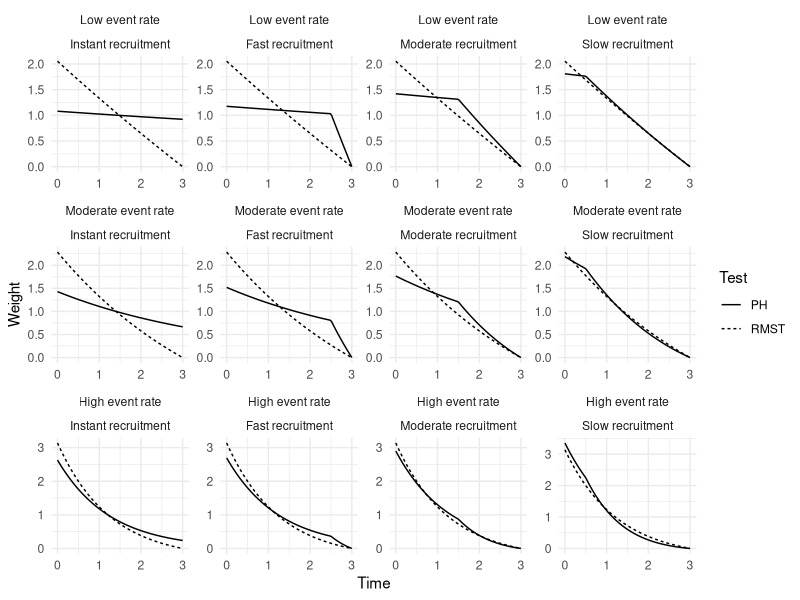

This chart was generated by the following R code:
#-------------------------------------------------------------
# Load required libraries, checking if installed first
#-------------------------------------------------------------
check_and_install_packages <- function(pkg) {
  new_pkg <- pkg[!(pkg %in% installed.packages()[, "Package"])]
  if (length(new_pkg)) {
    install.packages(new_pkg)
  }
  invisible(lapply(pkg, library, character.only = TRUE))
}

required_packages <- c("dplyr", "purrr", "ggplot2")
check_and_install_packages(required_packages)


#-------------------------------------------------------------
# Main function for plotting weight functions for simulation scenarios
#-------------------------------------------------------------
plot_weight_f <- function(s_1 = 0.9, rec_period = 0.001, hr = 0.67, max_t = 3.001, tau_target = 3) {
  
  # Classify event rate based on s_1 value
  event_rate <- dplyr::case_when(
    s_1 == 0.9 ~ "Low",
    s_1 == 0.6 ~ "Moderate",
    s_1 == 0.2 ~ "High",
    TRUE ~ as.character(s_1)
  )
  
  # Classify recruitment rate based on rec_period value
  rec_rate <- dplyr::case_when(
    rec_period == 0.001 ~ "Instant",
    rec_period == 0.5 ~ "Fast",
    rec_period == 1.5 ~ "Moderate",
    rec_period == 2.5 ~ "Slow",
    TRUE ~ as.character(rec_period)
  )
  
  # Compute the control and experimental hazard rates
  lambda_e <- -log(s_1) / 3  # Experimental arm rate
  lambda_c <- lambda_e / hr  # Control arm rate (adjusted for hazard ratio)
  
  # Create a time sequence to evaluate the weight functions
  t_seq <- seq(0, tau_target, length.out = 100)
  
  ## Calculate survival functions
  # Censoring survival: proportion of subjects remaining in the trial at time t
  surv_c <- 1 - pmax(0, (t_seq - (max_t - rec_period)) / rec_period)
  
  # Control arm survival: exponential survival curve based on the control rate
  surv_0 <- exp(-lambda_c * t_seq)
  
  ## Calculate weights for the two tests
  # Log-Rank weight: product of censoring and control survival probabilities
  w_lr <- surv_c * surv_0
  
  # RMST weight: restricted mean survival time weight function
  w_rmst <- (exp(-lambda_c * t_seq) - exp(-lambda_c * tau_target)) / (1 - exp(-lambda_c * tau_target))
  
  # Normalize weights and prepare data for plotting
  out_dat <- data.frame(
    Time = rep(t_seq, 2),  # Time points
    Weight = c(w_lr / mean(w_lr), w_rmst / mean(w_rmst)),  # Normalized weights
    Test = rep(c("PH", "RMST"), each = length(t_seq)),  # Test types
    event_rate = event_rate,  # Event rate category
    rec_rate = rec_rate  # Recruitment rate category
  )
  
  return(out_dat)
}


#-------------------------------------------------------------
# Set up parameters for event rates and recruitment periods
#-------------------------------------------------------------

s_1_values <- c(0.9, 0.6, 0.2)  # Event rates (low, moderate, high)
rec_period_values <- c(0.001, 0.5, 1.5, 2.5)  # Recruitment periods (instant, fast, moderate, slow)

#-------------------------------------------------------------
# Generate combinations of event rates and recruitment periods using expand.grid
# Apply plot_weight_f across these combinations using purrr::map2_df
#-------------------------------------------------------------

p_res <- purrr::map2_df(
  expand.grid(s_1_values, rec_period_values)[, 1],  # Event rates
  expand.grid(s_1_values, rec_period_values)[, 2],  # Recruitment periods
  plot_weight_f
)


#-------------------------------------------------------------
# Relabel recruitment rate factors for better plot readability
#-------------------------------------------------------------
p_res$rec_rate <- factor(p_res$rec_rate,
                         levels = c("Instant", "Fast", "Moderate", "Slow"),
                         labels = c("Instant recruitment", "Fast recruitment", 
                                    "Moderate recruitment", "Slow recruitment"))

# Relabel event rate factors for better plot readability
p_res$event_rate <- factor(p_res$event_rate,
                           levels = c("Low", "Moderate", "High"),
                           labels = c("Low event rate", "Moderate event rate", 
                                      "High event rate"))

#-------------------------------------------------------------
# Generate the weight function plot with facets 
# for event rate and recruitment rate
#-------------------------------------------------------------
weight_function_plot <-
  ggplot(data = p_res, mapping = aes(x = Time, y = Weight, linetype = Test)) +
  geom_line() +
  facet_wrap(event_rate ~ rec_rate, scales = "free") +
#  theme_bw() +
  theme_minimal() +
  labs(x = "Time", y = "Weight", linetype = "Test") +
  theme(legend.position = "right")

#-------------------------------------------------------------
# Save the plot as a high-resolution PNG file
# Check if the "figs/" directory exists and create it if not
#-------------------------------------------------------------
if (!dir.exists("figs")) {
  dir.create("figs")
}

ggsave("figs/weight_functions.pdf", 
       weight_function_plot, 
       width = 10, 
       height = 9, 
       units = "in", 
       dpi = 300)